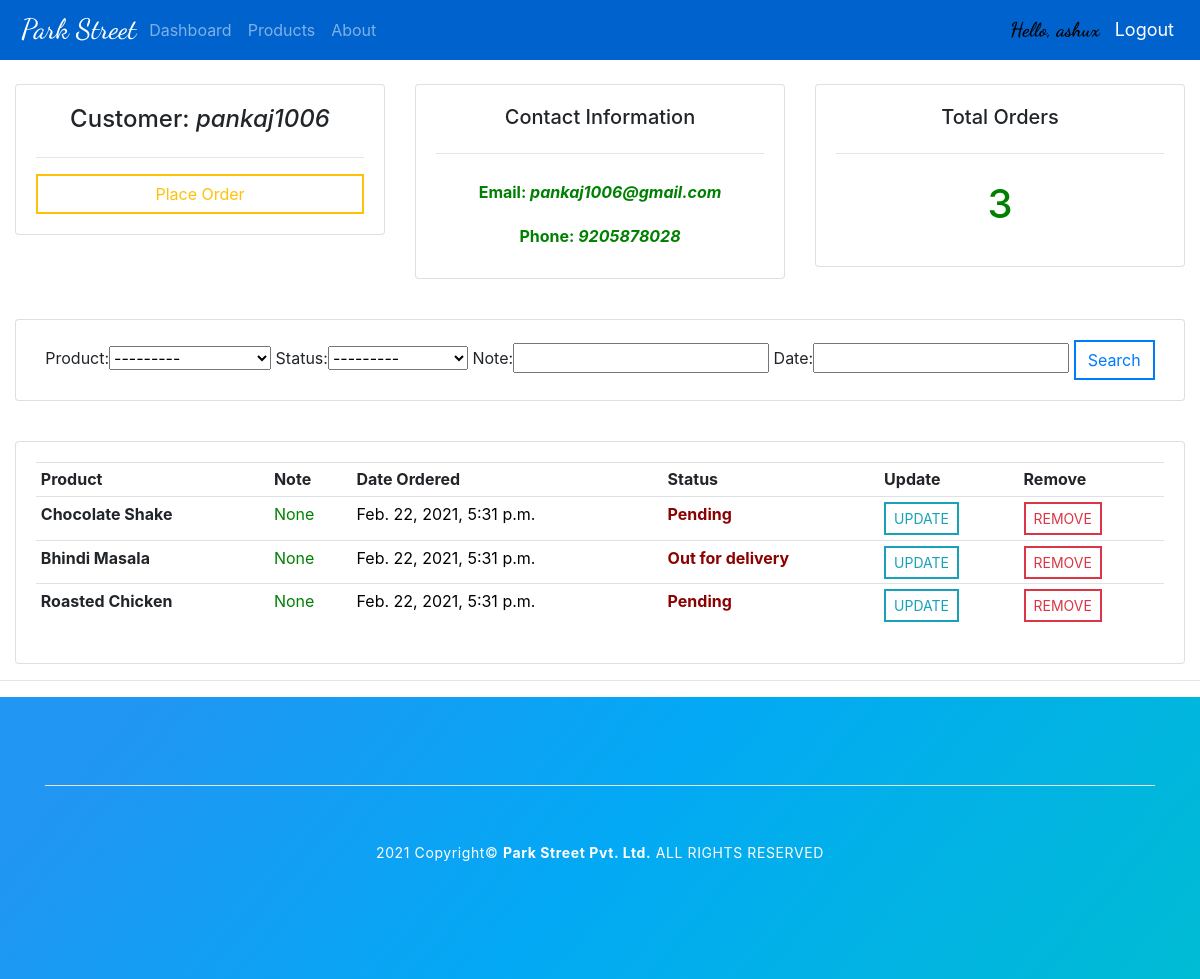
The page /customer/2/ (signed in) on the database its author committed.
### accounts/models.py (models this page shows, shortened)
class Customer(models.Model):
    user = models.OneToOneField(User, blank=True, null=True, on_delete=models.CASCADE)
    name = models.CharField(max_length=200, null=True)
    phone = models.CharField(max_length=200, null=True)
    email = models.CharField(max_length=200, null=True)
    profile_pic = models.ImageField(default="IMG_20191128_200516_319.jpg", null=True, blank=True)
    date_created = models.DateTimeField(auto_now_add=True, null=True)

class Order(models.Model):
    STATUS = (
        ('Pending', 'Pending'),
        ('Out for delivery', 'Out for delivery'),
        ('Delivered', 'Delivered'),
    )
    customer = models.ForeignKey(Customer, null=True, on_delete=models.SET_NULL)
    product = models.ForeignKey(Product, null=True, on_delete=models.SET_NULL)
    date_created = models.DateTimeField(auto_now_add=True, null=True)
    status = models.CharField(max_length=200, null=True, choices=STATUS)
    note = models.CharField(max_length=1000, null=True)

class Product(models.Model):
    CATEGORY = (
        ('Coffee And Shakes', 'Coffee And Shakes'),
        ('Roll', 'Roll'),
        ('Starters', 'Fried Rice'),
        ('Fast Food', 'Fast Food'),
        ('Momos', 'Momos'),
        ('Noodles', 'Noodles'),
        ('Manchurian', 'Manchurian'),
        ('Sandwich', 'Sandwich'),
        ('Soup', 'Soup'),
        ('Starters', 'Starters'),
        ('Non-Veg Main Course', 'Non-Veg Main Course'),
        ('Biryani', 'Biryani'),
        ('Indian Sabji', 'Indian Sabji'),
        ('Roti / Paratha', 'Roti / Paratha'),
        ('EGG', 'EGG'),
        ('DAL', 'DAL'),
        ('Rice', 'Rice'),
        ('South Indian', 'South Indian'),
        ('THALI', 'THALI'),
    )
    name = models.CharField(max_length=200, null=True)
    price = models.FloatField(null=True)
    category = models.CharField(max_length=200, null=True, choices=CATEGORY)
    description = models.CharField(max_length=200, null=True, blank=True)
    date_created = models.DateTimeField(auto_now_add=True, null=True)
    def __str__(self):
        return self.name

### accounts/decorators.py (the view)
        def wrapper_func(request, *args, **kwargs):
            group = None
            if request.user.groups.exists():
                group = request.user.groups.all()[0].name
            if group in allowed_roles:
                return view_func(request, *args, **kwargs)
            else:
                return HttpResponse('You are not authorised to view this page.')

### accounts/views.py (called while the page is built)
@login_required(login_url='login')
@allowed_user(allowed_roles='admin')
def customer(request, pk):
    customer = Customer.objects.get(id=pk)
    orders = customer.order_set.all()
    total_orders = orders.count()
    myFilter = OrderFilter(request.GET, queryset=orders)
    orders = myFilter.qs
    context = {
        'customer': customer,
        'orders': orders,
        'total_orders': total_orders,
        'myFilter': myFilter,
    }
    return render(request, 'accounts/customer.html', context)

### accounts/templates/accounts/customer.html
{%  extends 'accounts/main.html' %}
{% load static %}
{% block content %}
<br>
<link rel="stylesheet" type="text/css" href="{% static 'accounts/css/customer.css' %}">
<div class="row">
	<div class="col-md">
		<div class="card card-body mb-3 text-center">
			<h4> Customer: <i>{{customer.name}} </i></h4>
			<hr>
			<a class="btn btn-outline-warning btn-block" href="{% url 'create_order' customer.id %}">Place Order</a>
		</div>
	</div>
	<div class="col-md">
		<div class="card text-center mb-3 card-body">
			<h5>Contact Information</h5>
			<hr>
			<b>Email:<i> {{customer.email}} </i></b>
			<b>Phone:<i> {{customer.phone}} </i></b>
		</div>
	</div>
	<div class="col-md">
		<div class="card text-center mb-3 card-body">
			<h5>Total Orders</h5>
			<hr>
			<h1> {{total_orders}} </h1>
		</div>
	</div>
</div>
<br>
<div class="row">
	<div class="col-md">
		<div class="card text-center mb-3 card-body">
			<form method="GET">
				{{myFilter.form}}
				<button class="btn btn-outline-primary" type="submit">Search</button>
			</form>
		</div>
	</div>
</div>
<br>
<div class="row">
	<div class="col-md">
		<div class="card card-body">
			<table class="table table-sm">
				<tr>
					<th>Product</th>
					<th>Note</th>
					<th>Date Ordered</th>
					<th>Status</th>
					<th>Update</th>
					<th>Remove</th>
				</tr>
				{% for order in orders %}
				<tr>
					<th>{{order.product}}</th>
					<td id="note">{{order.note}}</td>
					<td id="date">{{order.date_created}}</td>
					<th id="status">{{order.status}}</th>
					<td><a class="btn btn-sm btn-outline-info" href="{% url 'update_order' order.id %}">UPDATE</a></td>
					<td><a class="btn btn-sm btn-outline-danger" href="{% url 'delete_order' order.id %}">REMOVE</a>
					</td>
				</tr>
				{% endfor %}
			</table>
		</div>
	</div>
</div>
{% endblock %}

### accounts/templates/accounts/navbar.html (shortened to what this page needs)
{% load static %}
{% url 'home' as home %}
{% url 'products' as products %}
{% url 'about' as about %}
{% url 'account_settings' as account_settings %}
<head>
  <link rel="stylesheet" type="text/css" href="{% static 'accounts/css/navbar.css' %}">
</head>
<body>
  <nav class="navbar navbar-expand-lg navbar-dark ">
    <h3 style=" color:white; margin:5px; font-family: 'Dancing Script', cursive;
 ">Park Street</h3>
    <div class="collapse navbar-collapse" id="navbarNav">
      <ul class="navbar-nav" id="nav-act">
        {% if request.user.is_staff %}
        <li class="nav-item">
          <a class="nav-link {% if request.path == home %} active {% endif %}" href="{% url 'home' %}">Dashboard</a>
        </li>
        <li class="nav-item ">
          <a class="nav-link {% if request.path == products %} active {% endif %}"
            href=" {% url 'products'%}">Products</a>
        </li>
        <li class="nav-item">
          <a class="nav-link {% if request.path == about %} active {% endif %}" href="{% url 'about' %}">About</a>
        </li>
        {% else %}
        <li class="nav-item">
          <a class="nav-link {% if request.path == account_settings %} active {% endif %}"
            href="{% url 'account_settings' %}">Settings</a>
        </li>
        {% endif %}
      </ul>
    </div>
    <span class="hello-msg"><b>Hello, {{ request.user }}</b></span>
    <span class="hello-msg"><a href="{% url 'logout' %}">Logout</a></span>
  </nav>
</body>

### static/accounts/css/main.css (style rules this page uses)
body { background-color: #ebeff5; }

### static/accounts/css/navbar.css (style rules this page uses)
.navbar { background-color: #0062cc; }
.hello-msg b { font-family: 'Dancing Script', cursive; text-decoration: none; font-size:20px; color:black; margin-right:15px; }
.hello-msg a { font-size:18px; color:#fff; margin-right:10px; }

### static/accounts/css/customer.css (style rules this page uses)
.btn { border: 2px solid; border-radius: 0rem; }
#note { color: green; }
#status { color: darkred; }
#date { color: black; }
.row .col-md .card { background-color: #ffffff; }
.col-md .card b,h1 { text-align: center; color:green; padding: 10px; }

### accounts/templates/accounts/main.html (style rules this page uses)
body { background-color:white; }

### rows shown on the page
Customer: name "pankaj1006", email "pankaj1006@gmail.com", phone "9205878028"
Order: product "Chocolate Shake", note "None", date_created "Feb. 22, 2021, 5:31 p.m.", status "Pending"
Order: product "Bhindi Masala", note "None", date_created "Feb. 22, 2021, 5:31 p.m.", status "Out for delivery"
Order: product "Roasted Chicken", note "None", date_created "Feb. 22, 2021, 5:31 p.m.", status "Pending"

### other values the page prints
{{ request.user }} "ashux"
{{ total_orders }} "3"
